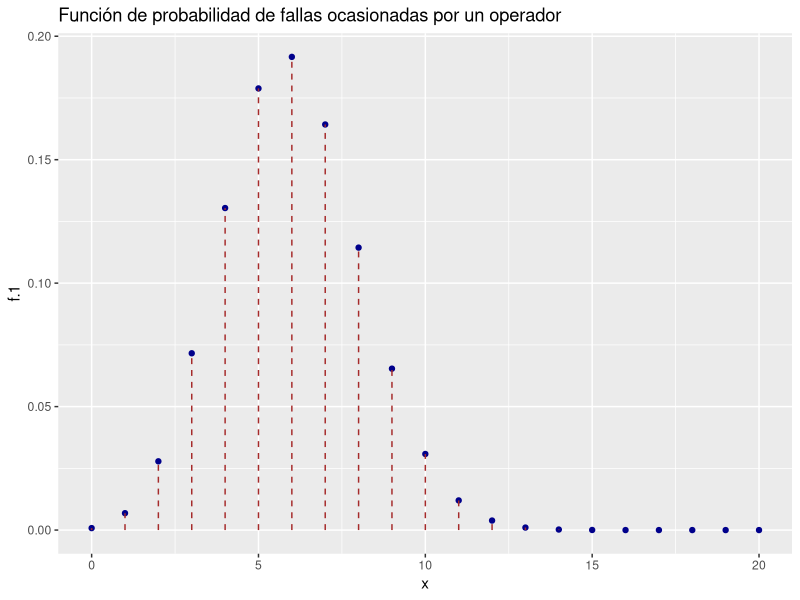
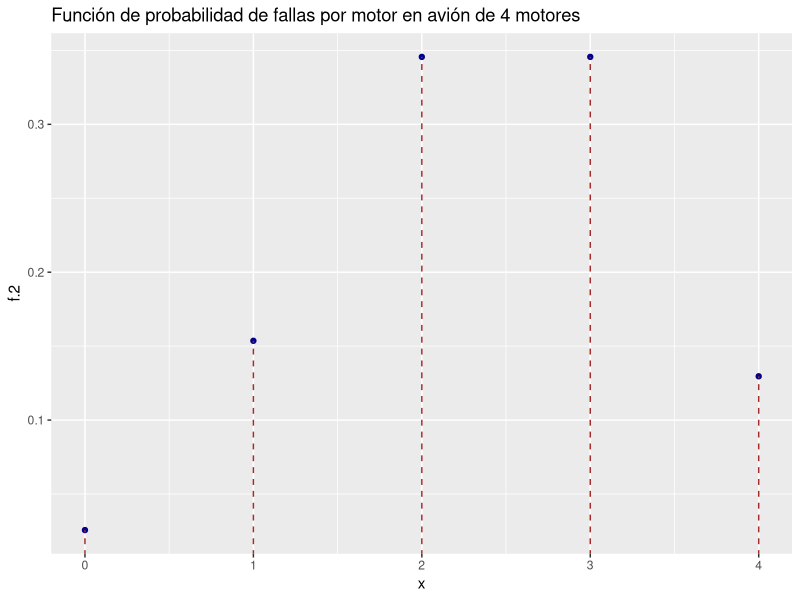
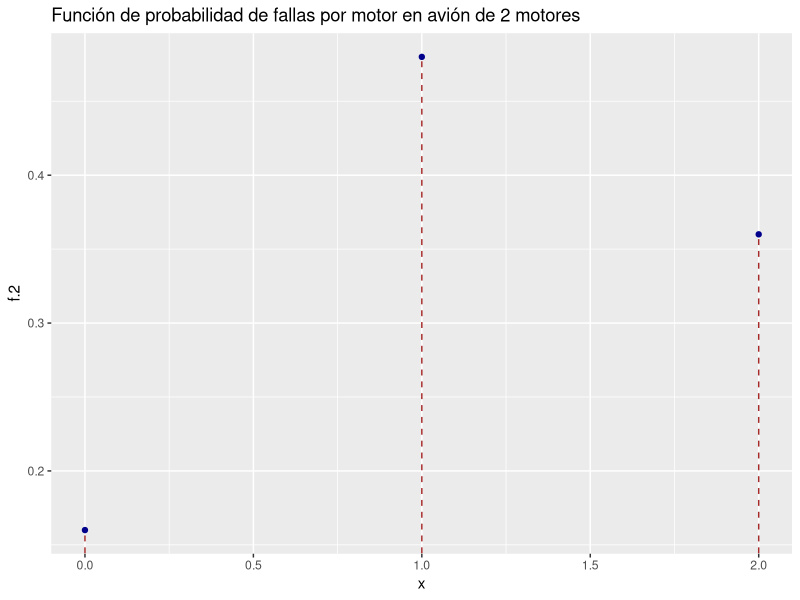
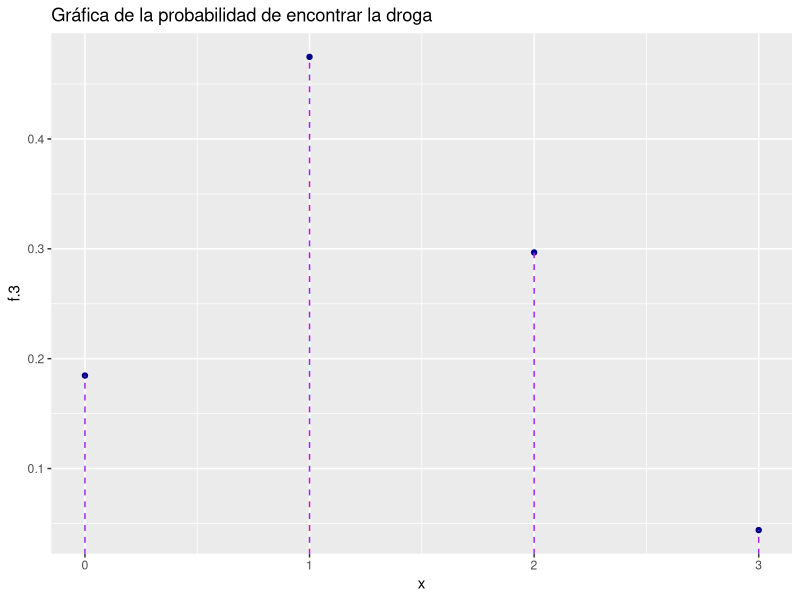
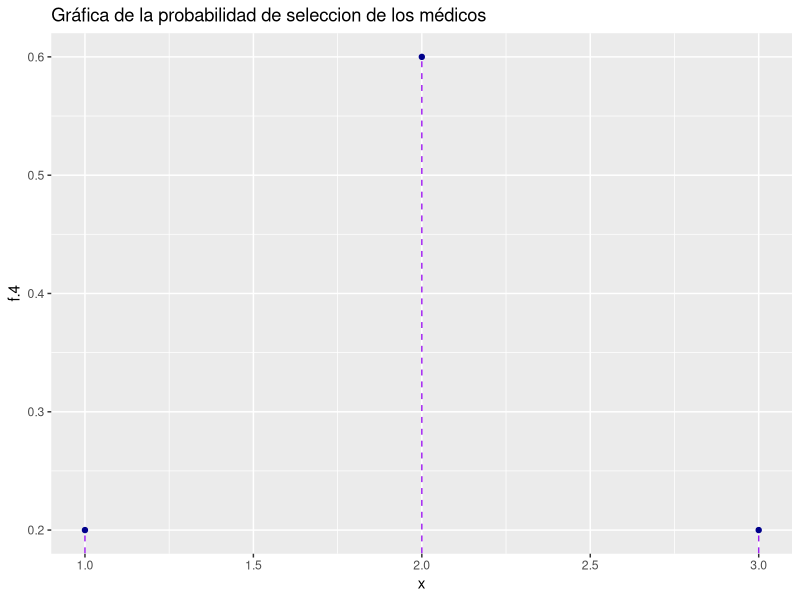
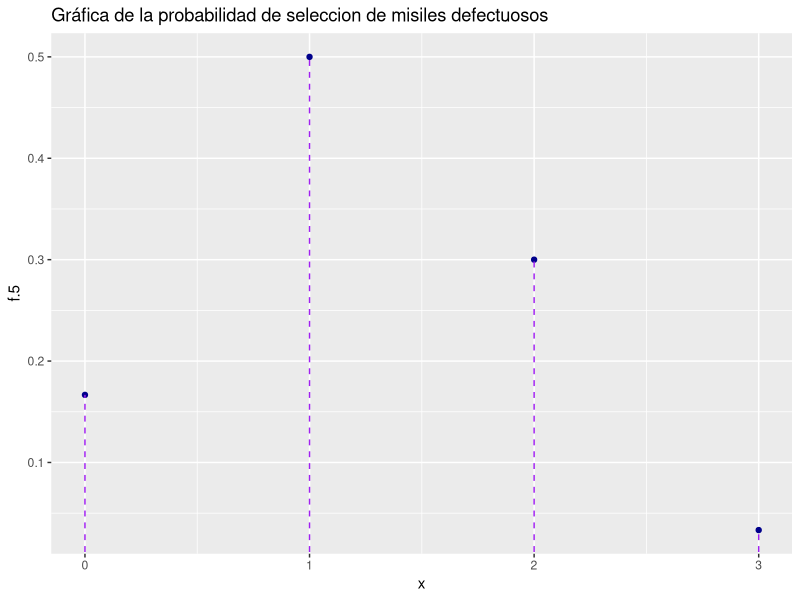
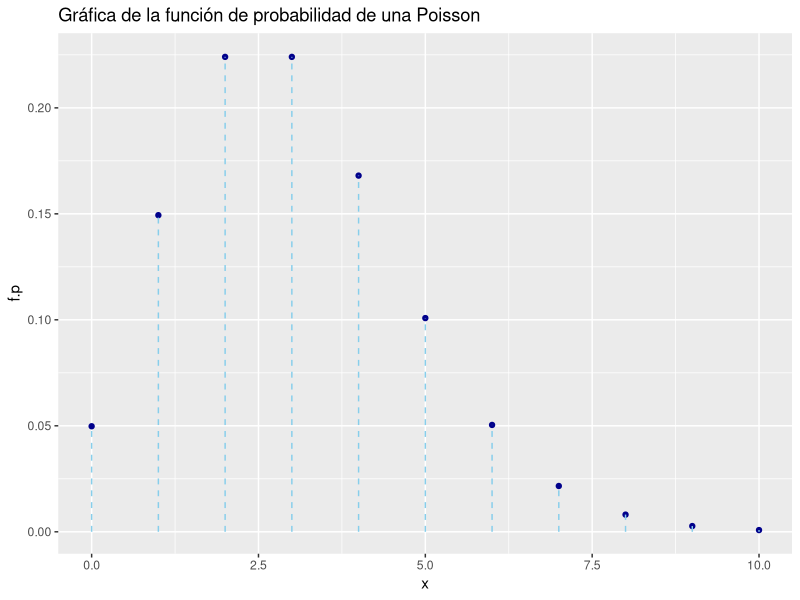
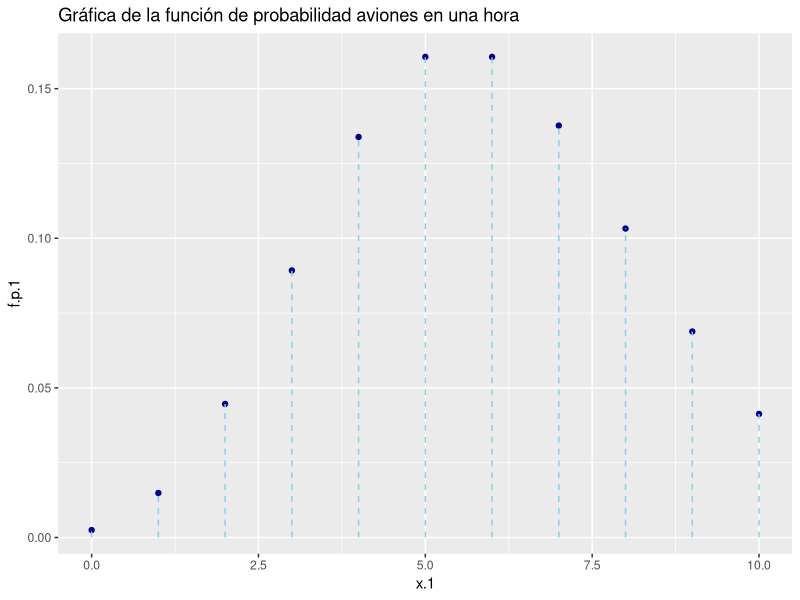

Write the R code that produced these figures, in order.
## ---- chunk 1
library(ggplot2)
## ---- chunk 2
n <- 20 # número de fallas

p <- 0.3 # probabilidad de éxito (la falla es ocasionada por el operador)

x <- 0:20 # valores que puede tomar x

# P(X>=10)

sol1 <- pbinom(q = 9,size = n, prob = p,lower.tail = FALSE)
cat("P(X>=10) = ",sol1)

#P(X<=4)

sol2 <- pbinom(q = 4,size = n, prob = p,lower.tail = TRUE)
cat("P(X<=4) = ",sol2)

#para la grafica

f.1 <- dbinom(x,size = n, prob = p)

df1 <- data.frame(x, f.1)

ggplot(df1, aes(x, f.1))+
  geom_point(col="darkblue")+
  geom_segment(x = x, xend=x, y = 0, yend=f.1,linetype = "dashed", col="brown")+
  labs(title = "Función de probabilidad de fallas ocasionadas por un operador")
## ---- chunk 3
n <- 4 # número de motores

p <- 0.6 # probabilidad de éxito (no falla un motor : 1-0.4)

x <- 0:4 # valores que puede tomar x

# P(X>=2)

sol1 <- pbinom(q = 1,size = n, prob = p,lower.tail = FALSE)
cat("Avion con 4 motores: P(X>=2) = ",sol1)

# grafica

f.2 <- dbinom(x,size = n, prob = p)

df2 <- data.frame(x, f.2)

ggplot(df2, aes(x, f.2))+
  geom_point(col="darkblue")+
  geom_segment(x = x, xend=x, y = 0, yend=f.2,linetype = "dashed", col="brown")+
  labs(title = "Función de probabilidad de fallas por motor en avión de 4 motores")
## ---- chunk 4
n <- 2 # número de motores

p <- 0.6 # probabilidad de éxito (no falla un motor : 1-0.4)

x <- 0:2 # valores que puede tomar x

# P(X>=1)

sol2 <- pbinom(q = 0,size = n, prob = p,lower.tail = FALSE)
cat("Avion con 2 motores: P(X>=1) = ",sol2)

#grafica
f.2 <- dbinom(x,size = n, prob = p)

df2 <- data.frame(x, f.2)

ggplot(df2, aes(x, f.2))+
  geom_point(col="darkblue")+
  geom_segment(x = x, xend=x, y = 0, yend=f.2,linetype = "dashed", col="brown")+
  labs(title = "Función de probabilidad de fallas por motor en avión de 2 motores")
## ---- chunk 5
m <- 6

n <- 9

k <- 3

# P(X>=1) = P(X>0)

sol3 <- phyper(q = 0,m = m, n = n, k = k, lower.tail = FALSE)
cat("La probabilidad de que el viajero sea arrestado es de: ", sol3)

#grafica
x <- c(max(0,k-n):min(k,m))

f.3 <- dhyper(x = x, m = m, n = n, k = k)
df3 <- data.frame(x, f.3)

ggplot(df3, aes(x, f.3)) +
  geom_point(col="darkblue") +
  geom_segment(x = x, xend = x, y = 0, yend = f.3, linetype = "dashed", col = "purple")+
  labs(title = "Gráfica de la probabilidad de encontrar la droga")
## ---- chunk 6
m <- 4 # medicos

n <- 2

k <- 3

# P(2 <= X <= 3)
sol4 <- phyper(q = 1,m = m, n = n, k = k, lower.tail = FALSE)
cat("La probabilidad de haya entre 2 y 3 médicos en el comité es: ", sol4)

#grafica
x <- c(max(0,k-n):min(k,m))

f.4 <- dhyper(x = x, m = m, n = n, k = k)
df4 <- data.frame(x, f.4)

ggplot(df4, aes(x, f.4)) +
  geom_point(col="darkblue") +
  geom_segment(x = x, xend = x, y = 0, yend = f.4, linetype = "dashed", col = "purple")+
  labs(title = "Gráfica de la probabilidad de seleccion de los médicos")
## ---- chunk 7
m <- 3 # misiles defectuosos 

n <- 7 

k <- 4

# P(X = 0) X es la cantidad de fallas
sol5 <- dhyper(x = 0,m = m, n = n, k = k)
cat("La probabilidad de que los 4 misiles sirvan es: ", sol5)

# P(X <= 2)
sol5 <- phyper(q = 2,m = m, n = n, k = k)
cat("La probabilidad de que a lo sumo dos fallen es: ", sol5)

#grafica
x <- c(max(0,k-n):min(k,m))

f.5 <- dhyper(x = x, m = m, n = n, k = k)
df5 <- data.frame(x, f.5)

ggplot(df5, aes(x, f.5)) +
  geom_point(col="darkblue") +
  geom_segment(x = x, xend = x, y = 0, yend = f.5, linetype = "dashed", col = "purple")+
  labs(title = "Gráfica de la probabilidad de seleccion de misiles defectuosos")
## ---- chunk 8
l <- 3

x <- 0:10

sol6 <- dpois(5,lambda = l)
cat("La probabilidad de que ocurran 5 accidentes es:", sol6)

sol6 <- ppois(2,lambda = l)
cat("La probabilidad de que ocurran menos de 3 accidentes es:", sol6)

sol6 <- ppois(1,lambda = l, lower.tail = FALSE)
cat("La probabilidad de que ocurran al menos 2 accidentes es:", sol6)

f.p <- dpois(x,lambda = l)

df.p <- data.frame(x,f.p)

ggplot(df.p, aes(x, f.p))+
  geom_point(col = "darkblue")+
  geom_segment(x = x, xend = x, y = 0, yend = f.p, linetype = "dashed", col="skyblue")+
  labs(title = "Gráfica de la función de probabilidad de una Poisson")
## ---- chunk 9
miu <- function(x) 6*x

l.1 <- miu(1) # en la primera hora

x.1 <- 0:10

sol7 <- dpois(4,lambda = l.1)
cat("La probabilidad de que lleguen 4 aviones en una hora:", sol7)

sol7 <- ppois(3,lambda = l.1, lower.tail = FALSE)
cat("La probabilidad de que lleguen 4 aviones en una hora:", sol7)

l.2 <- miu(12) # en las 12 horas
sol6 <- ppois(74,lambda = l.2, lower.tail = FALSE)
cat("La probabilidad de que lleguen por lo menos 75 aviones en las 12 horas es:", sol6)


f.p.1 <- dpois(x.1,lambda = l.1)

df.p.1 <- data.frame(x.1,f.p.1)

ggplot(df.p.1, aes(x.1, f.p.1))+
  geom_point(col = "darkblue")+
  geom_segment(x = x, xend = x, y = 0, yend = f.p.1, linetype = "dashed", col="skyblue")+
  labs(title = "Gráfica de la función de probabilidad aviones en una hora")

x.2 <- 0:100

f.p.2 <- dpois(x.2,lambda = l.2)

df.p.2 <- data.frame(x.2,f.p.2)

ggplot(df.p.2, aes(x.2, f.p.2))+
  geom_point(col = "darkblue")+
  geom_segment(x = x.2, xend = x.2, y = 0, yend = f.p.2, linetype = "dashed", col="skyblue")+
  labs(title = "Gráfica de la función de probabilidad de aviones en 12 horas")

